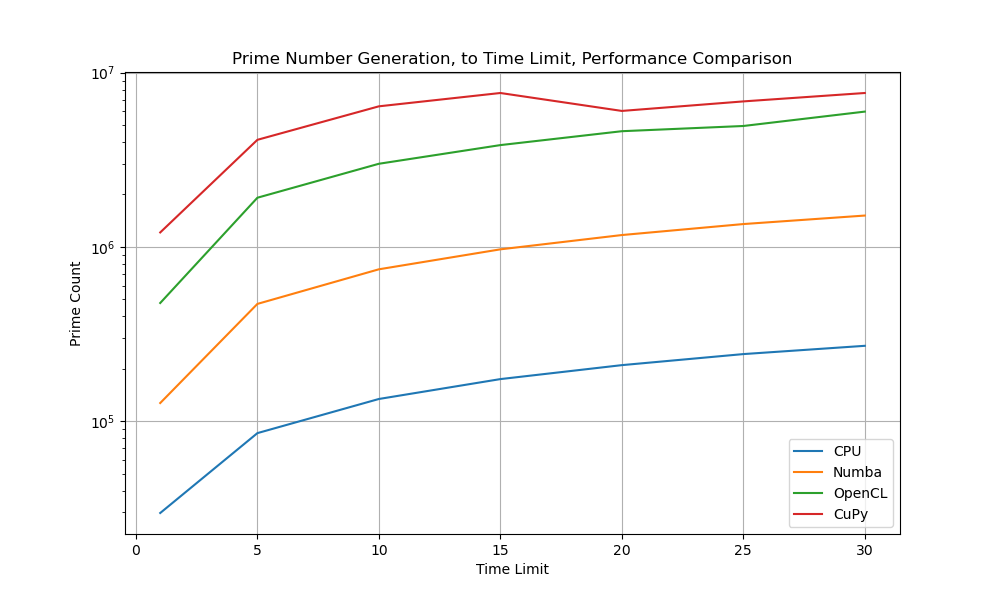

Write the Python code that produced this figure.
import time
import numpy as np
import cupy as cp
from numba import jit
import matplotlib.pyplot as plt
import pyopencl as cl
import os

from utils import *

# OpenCL context version, set to device
PYOPENCL_CTX_VERSION = '1'

def primes_cpu(max_time):
    """Generate prime numbers within a specified period of time using CPU"""
    start_time = time.time()
    primes = []
    num = 2
    while time.time() - start_time < max_time:
        is_prime = True
        for i in range(2, int(num**0.5) + 1):
            if num % i == 0:
                is_prime = False
                break
        if is_prime:
            primes.append(num)
        num += 1
    return primes

def primes_numba(max_time):
    """Generate prime numbers within a specified period of time using Numba"""
    start_time = time.time()
    primes = []
    for prime in _primes_numba_helper():
        if time.time() - start_time >= max_time:
            break
        primes.append(prime)
    return primes

@jit(nopython=True)
def _primes_numba_helper():
    """Helper function to generate prime numbers using Numba"""
    num = 2
    while True:
        is_prime = True
        for i in range(2, int(num**0.5) + 1):
            if num % i == 0:
                is_prime = False
                break
        if is_prime:
            yield num
        num += 1

def primes_opencl(max_time, batch_size=1000):
    """Generate prime numbers within a specified period of time using PyOpenCL"""
    start_time = time.time()
    
    # OpenCL kernel to check if numbers are prime
    kernel_code = """
    __kernel void is_prime(__global const int *numbers, __global int *results) {
        int idx = get_global_id(0);
        int num = numbers[idx];
        int is_prime = 1;
        if (num < 2) {
            is_prime = 0;
        } else {
            for (int i = 2; i <= sqrt((float)num); ++i) {
                if (num % i == 0) {
                    is_prime = 0;
                    break;
                }
            }
        }
        results[idx] = is_prime;
    }
    """
    # Initialize OpenCL
    platform = cl.get_platforms()[int(PYOPENCL_CTX_VERSION)]
    device = platform.get_devices()[0]
    context = cl.Context([device])
    queue = cl.CommandQueue(context)
    
    # Compile the kernel
    program = cl.Program(context, kernel_code).build()
    
    # Initialize variables
    primes = []
    num = 2
    
    while time.time() - start_time < max_time:
        # Create number batch to check
        numbers = np.arange(num, num + batch_size).astype(np.int32)
        results = np.zeros_like(numbers).astype(np.int32)
        
        # Create buffers
        numbers_buf = cl.Buffer(context, cl.mem_flags.READ_ONLY | cl.mem_flags.COPY_HOST_PTR, hostbuf=numbers)
        results_buf = cl.Buffer(context, cl.mem_flags.WRITE_ONLY, results.nbytes)
        
        # Execute kernel
        program.is_prime(queue, numbers.shape, None, numbers_buf, results_buf)
        
        # Retrieve results
        cl.enqueue_copy(queue, results, results_buf).wait()
        
        # Add primes to the list
        primes.extend(numbers[results == 1])
        
        # Update num for next batch
        num += batch_size
        
        # Check time limit
        if time.time() - start_time >= max_time:
            break
        
    return primes

def primes_cupy(max_time, batch_size=1000000):
    """Generate prime numbers within a specified period of time using CuPy"""
    start_time = time.time()
    
    # Optimized CUDA kernel with shared memory and better prime checking algorithm
    kernel_code = '''
    extern "C" __global__
    void is_prime(const unsigned int *numbers, unsigned int *results, int size) {
        int idx = blockDim.x * blockIdx.x + threadIdx.x;
        
        if (idx < size) {
            unsigned int num = numbers[idx];
            unsigned int is_prime = 1;
            
            // Quick checks for even numbers and small primes
            if (num < 2) {
                is_prime = 0;
            } else if (num == 2) {
                is_prime = 1;
            } else if ((num & 1) == 0) {  // Bitwise check for even numbers
                is_prime = 0;
            } else {
                unsigned int sqrt_num = (unsigned int)(sqrtf((float)num) + 0.5f);
                
                // Only check odd numbers up to sqrt(num)
                for (unsigned int i = 3; i <= sqrt_num; i += 2) {
                    if (num % i == 0) {
                        is_prime = 0;
                        break;
                    }
                }
            }
            results[idx] = is_prime;
        }
    }
    '''
    
    # Compile the kernel with maximum optimization flags
    module = cp.RawModule(code=kernel_code, options=('--use_fast_math',))
    is_prime_kernel = module.get_function('is_prime')
    
    # Initialize variables using pinned memory for faster transfers
    primes = []
    num = 2
    
    # Pre-calculate grid dimensions
    threads_per_block = 256  # Optimal for most GPUs
    blocks_per_grid = (batch_size + (threads_per_block - 1)) // threads_per_block
    
    # Stream for asynchronous operations
    stream = cp.cuda.Stream()
    
    while time.time() - start_time < max_time:
        with stream:
            # Create number batch to check using unsigned integers
            numbers = cp.arange(num, num + batch_size, dtype=cp.uint32)
            results = cp.zeros_like(numbers, dtype=cp.uint32)
            
            # Execute kernel
            is_prime_kernel(
                (blocks_per_grid,), 
                (threads_per_block,),
                (numbers, results, batch_size)
            )
            
            # Use CuPy's optimized operations for filtering
            prime_mask = results == 1
            current_primes = cp.asnumpy(numbers[prime_mask])
            primes.extend(current_primes)
            
            # Update num for next batch
            num += batch_size
            
            # Check time limit
            if time.time() - start_time >= max_time:
                break
    
    return primes

def main():
    # Parameters
    MAX_TIME = 30
    
    print(f"Generating prime numbers within {MAX_TIME} seconds.")
    print("-"*60)
    
    # Generate primes using different methods
    primes_cpu_result = primes_cpu(MAX_TIME)
    print(f"CPU    produced {len(primes_cpu_result):<10,} prime numbers in {MAX_TIME} seconds")
    
    primes_numba_result = primes_numba(MAX_TIME)
    print(f"Numba  produced {len(primes_numba_result):<10,} prime numbers in {MAX_TIME} seconds")
    
    if check_openCl():
        primes_opencl_result = primes_opencl(MAX_TIME, 1000000)
        print(f"OpenCL produced {len(primes_opencl_result):<10,} prime numbers in {MAX_TIME} seconds")
    else: primes_opencl_result = None
        
    if check_cupy():
        primes_cupy_result = primes_cupy(MAX_TIME, 1000000)
        print(f"CuPy   produced {len(primes_cupy_result):<10,} prime numbers in {MAX_TIME} seconds")
    else: primes_cupy_result = None
    
    # Check results (limited to smallest result)
    smallest = min(len(primes_cpu_result), 
                   len(primes_numba_result), 
                   len(primes_opencl_result) if primes_opencl_result else float('inf'), 
                   len(primes_cupy_result) if primes_cupy_result else float('inf')) 
    assert np.array_equal(primes_cpu_result[:smallest], primes_numba_result[:smallest])
    if primes_opencl_result:
        assert np.array_equal(primes_cpu_result[:smallest], primes_opencl_result[:smallest])
    if primes_cupy_result:
        assert np.array_equal(primes_cpu_result[:smallest], primes_cupy_result[:smallest])
    print(f"All methods produced the same results!")    
    
def plot():
    time_lims = [1, 5, 10, 15, 20, 25, 30]
    cpu_cnts = []; numba_cnts = []; opencl_cnts = []; cupy_cnts = []
    for time_lim in time_lims:
        print(f"Generating prime numbers within {time_lim} seconds.")
        
        # CPU
        cpu_cnts.append(len(primes_cpu(time_lim)))
        
        # Numba
        numba_cnts.append(len(primes_numba(time_lim)))
        
        # OpenCL
        if check_openCl():
            opencl_cnts.append(len(primes_opencl(time_lim, 1000000)))
        
        # CuPy
        if check_cupy():
            cupy_cnts.append(len(primes_cupy(time_lim, 1000000)))
                             
    plt.figure(figsize=(10, 6))
    plt.plot(time_lims, cpu_cnts, label="CPU")
    plt.plot(time_lims, numba_cnts, label="Numba")
    if opencl_cnts:
        plt.plot(time_lims, opencl_cnts, label="OpenCL")
    if cupy_cnts:
        plt.plot(time_lims, cupy_cnts, label="CuPy")
    plt.yscale("log")
    plt.xlabel("Time Limit")
    plt.ylabel("Prime Count")
    plt.title("Prime Number Generation, to Time Limit, Performance Comparison")
    plt.legend()
    plt.grid(True)
    plt.show()
        
        
if __name__ == "__main__":
    main()
    # plot()
    

# OUTPUT
# Generating prime numbers within 30 seconds.
# ------------------------------------------------------------
# CPU    produced 274,449    prime numbers in 30 seconds
# Numba  produced 1,513,139  prime numbers in 30 seconds
# OpenCL produced 5,978,516  prime numbers in 30 seconds
# CuPy   produced 7,378,188  prime numbers in 30 seconds
# All methods produced the same results!
